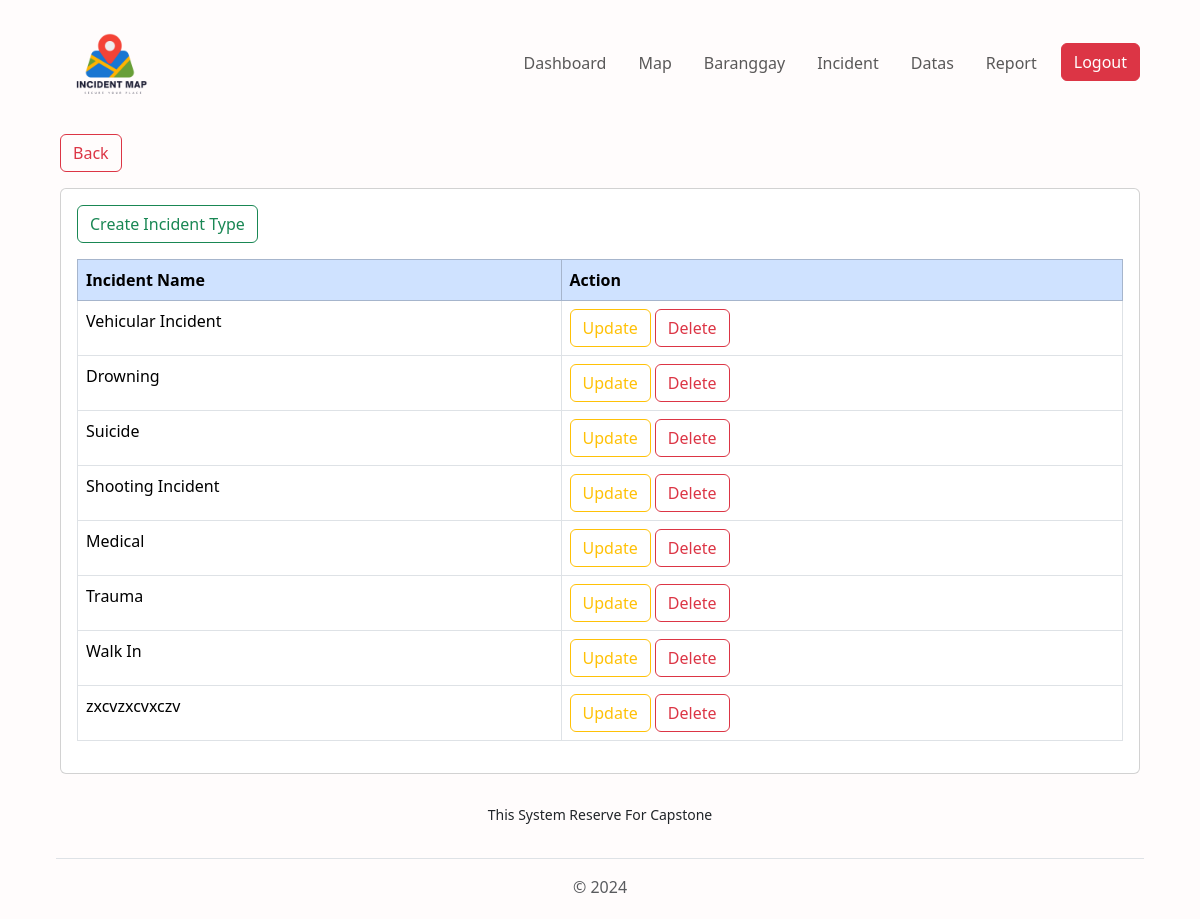
The page /view/pages/admin/incident.php (signed in) on the database its author committed.
### tables this page shows
CREATE TABLE `tbl_crud_incident_type` (
  `id` int(255) NOT NULL,
  `value` varchar(255) NOT NULL,
  `incident_name` varchar(255) NOT NULL
);

### connection/connection.php (called while the page is built, shortened)
<?php
class config {
    public function __construct(){
        $dsn = "mysql:host=".H.";dbname=".DB;
        $username = U;
        $password = P;
        try {
            $this->pdo = new PDO($dsn, $username, $password);
        } catch (PDOException $e) {
            die("Connection failed: " . $e->getMessage());
        }
    }
}
?>

### controller/AdminController.php (called while the page is built, shortened)
<?php
require_once('../../../services/AdminService.php');
$adminService = new AdminServices();
?>

### services/AdminService.php (called while the page is built, shortened)
<?php
require_once("../../../connection/connection.php");
class AdminServices extends config {
public function getAllIncidentTypes() {
    try {
        $query = "SELECT `id`, `value`, `incident_name` FROM `tbl_crud_incident_type` WHERE 1;";
        $stmt = $this->pdo->prepare($query);
        $stmt->execute();
        $incident_types =  $stmt->fetchAll(PDO::FETCH_ASSOC);
        return $incident_types;
    } catch (PDOException $e) {
        echo "Error: " . $e->getMessage();
    }
}
}
?>

### view/pages/admin/incident.php (the view, shortened to what this page needs)
<?php
require_once('../../../controller/AdminController.php');
$getAllIncidentTypes = $adminService->getAllIncidentTypes();
require_once('../../components/header.php');
?>
<div class="container-fluid mt-2">
    <a href="baranggay.php" class="btn btn-outline-danger mb-3">Back</a>
    <div class="card p-3">
        <div class="mb-3">
            <button class="btn btn-outline-success" data-bs-toggle="modal" data-bs-target="#createIncidentTypeModal">
                Create Incident Type
            </button>
        </div>
        <table class="table table-bordered rounded">
            <thead class="table-primary">
                <tr class="rounded">
                    <th scope="col">Incident Name</th>
                    <th scope="col">Action</th>
                </tr>
            </thead>
            <tbody>
                <?php foreach ($getAllIncidentTypes as $incident): ?>
                <tr>
                    <td><?php echo $incident['incident_name']; ?></td>
                    <td>
                        <button class="btn btn-outline-warning" data-bs-toggle="modal" data-bs-target="#updateIncidentTypeModal" onclick="openUpdateModal(<?php echo $incident['id']; ?>, '<?php echo $incident['value']; ?>', '<?php echo $incident['incident_name']; ?>')">
                            Update
                        </button>
                        <button class="btn btn-outline-danger" data-bs-toggle="modal" data-bs-target="#deleteIncidentTypeModal" onclick="setDeleteId(<?php echo $incident['id']; ?>)">
                            Delete
                        </button>
                    </td>
                </tr>
                <?php endforeach; ?>
            </tbody>
        </table>
    </div>
</div>
<?php require_once('../../components/footer.php'); ?>
<?php require_once('../../components/footer.php'); ?>

### rows shown on the page
tbl_crud_incident_type: incident_name "Vehicular Incident"
tbl_crud_incident_type: incident_name "Drowning"
tbl_crud_incident_type: incident_name "Suicide"
tbl_crud_incident_type: incident_name "Shooting Incident"
tbl_crud_incident_type: incident_name "Medical"
tbl_crud_incident_type: incident_name "Trauma"
tbl_crud_incident_type: incident_name "Walk In"
tbl_crud_incident_type: incident_name "zxcvzxcvxczv"
